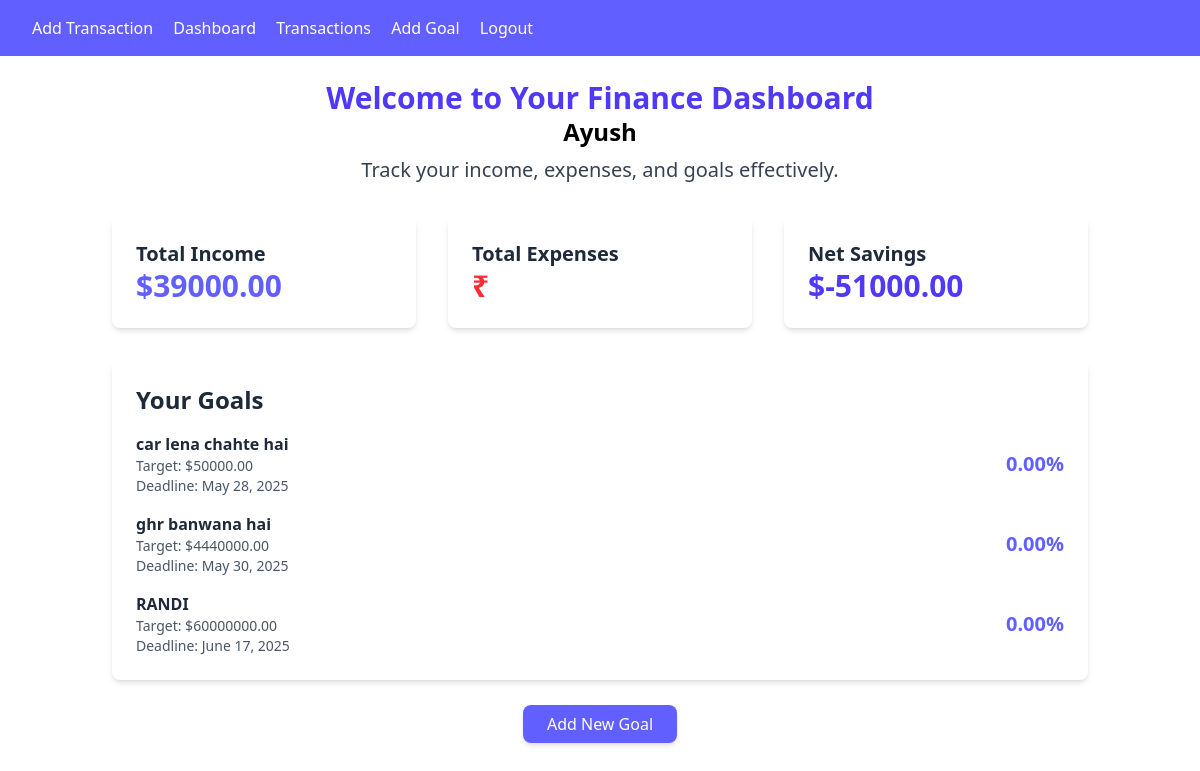
Page / (signed in) on the earlier database version.
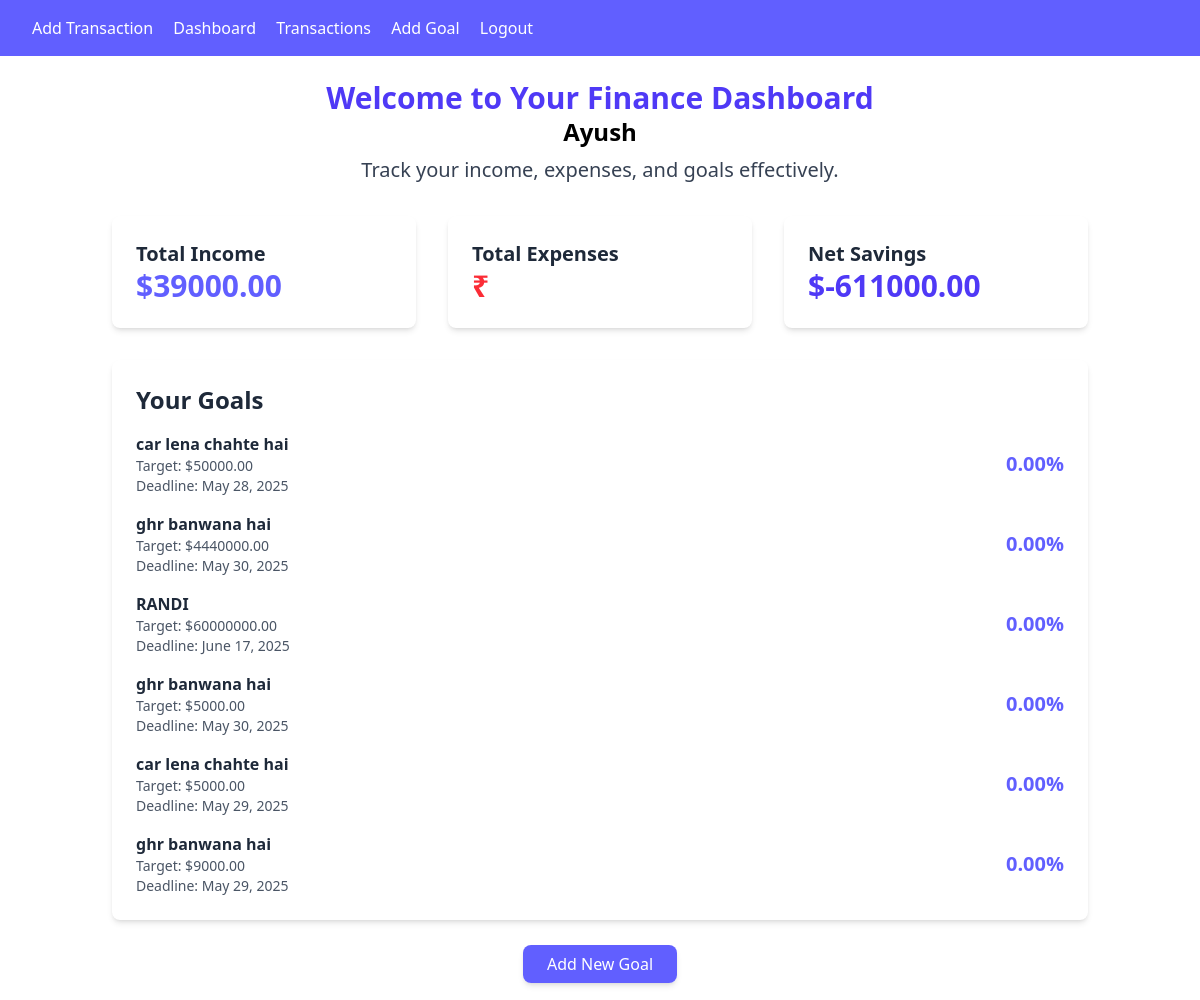
Same page on the later database version.
### finance/models.py (models this page shows, shortened)
class Goal(models.Model):
    user = models.ForeignKey(User, on_delete=models.CASCADE)
    name = models.CharField(max_length=100)
    target_amount = models.DecimalField(max_digits=10, decimal_places=2)
    deadline = models.DateField()

### finance/views.py (the view)
# urls.py: path('', DashboradView.as_view(), name="dashboard"),
class DashboradView(LoginRequiredMixin, View):
    def get(self, request, *args, **kwargs):
        transactions = Transaction.objects.filter(user=request.user)
        goal = Goal.objects.filter(user=request.user)
        total_income = Transaction.objects.filter(
            user=request.user, transaction_type='Income').aggregate(Sum('amount'))['amount__sum'] or 0
        total_expense = Transaction.objects.filter(
            user=request.user, transaction_type='Expense').aggregate(Sum('amount'))['amount__sum'] or 0
        net_savings = total_income - total_expense
        remaining_savings = net_savings
        goal_progress = []
        for goal in goal:
            if remaining_savings >= goal.target_amount:
                goal_progress.append({'goal': goal, 'progress': 100})
                remaining_savings = goal.target_amount
            elif remaining_savings > 0:
                progress = (remaining_savings/goal.target_amount)*100
                goal_progress.append({'goal': goal, 'progress': progress})
                remaining_savings = 0
            else:
                goal_progress.append({'goal': goal, 'progress': 0})
        context = {
            'transactions': transactions,
            'total_income': total_income,
            'total_expence': total_expense,
            'net_savings': net_savings,
            'goal_progress': goal_progress,
        }
        return render(request, 'finance/dashboard.html', context)

### finance/templates/finance/dashboard.html (shortened to what this page needs)
{% extends "finance/base.html" %}
{% block content %}
<div class="container mx-auto p-6">
  <div class="text-center mb-8">
    <h1 class="text-3xl font-bold text-indigo-600">Welcome to Your Finance Dashboard</h1>
    <h1 class="text-2xl font-bold">{{request.user|capfirst}}</h1>
    <p class="text-xl text-gray-700 mt-2">Track your income, expenses, and goals effectively.</p>
  </div>
  <div class="grid grid-cols-1 sm:grid-cols-2 lg:grid-cols-3 gap-8 mb-8">
    <div class="bg-white p-6 rounded-lg shadow-md">
      <h2 class="text-xl font-semibold text-gray-800">Total Income</h2>
      <p class="text-3xl font-bold text-indigo-500">${{ total_income|floatformat:2 }}</p>
    </div>
    <div class="bg-white p-6 rounded-lg shadow-md">
      <h2 class="text-xl font-semibold text-gray-800">Total Expenses</h2>
      <p class="text-3xl font-bold text-red-500">₹{{ total_expense|floatformat:2 }}</p>
    </div>
    <div class="bg-white p-6 rounded-lg shadow-md">
      <h2 class="text-xl font-semibold text-gray-800">Net Savings</h2>
      <p class="text-3xl font-bold text-indigo-600">${{ net_savings|floatformat:2 }}</p>
    </div>
  </div>
  <div class="bg-white p-6 rounded-lg shadow-md mb-8">
    <h2 class="text-2xl font-semibold text-gray-800 mb-4">Your Goals</h2>
    <ul class="space-y-4">
      {% for item in goal_progress %}
      <li class="flex justify-between items-center">
        <div class="text-gray-800">
          <p class="font-semibold">{{ item.goal.name }}</p>
          <p class="text-sm text-gray-600">Target: ${{ item.goal.target_amount|floatformat:2 }}</p>
          <p class="text-sm text-gray-600">Deadline: {{ item.goal.deadline }}</p>
        </div>
        <div class="text-right">
          <p class="text-xl font-bold text-indigo-500">{{ item.progress|floatformat:2 }}%</p>
        </div>
      </li>
      {% endfor %}
    </ul>
  </div>
  <div class="text-center">
    <a href="{% url 'goal_add' %}"
      class="bg-indigo-500 text-white px-6 py-2 rounded-lg shadow-md hover:bg-indigo-600 transition">Add New Goal</a>
  </div>
</div>
{% endblock content %}

### finance/templates/finance/base.html (shortened to what this page needs)
<!DOCTYPE html>
<html lang="en">
<head>
  <script src="https://cdn.jsdelivr.net/npm/@tailwindcss/browser@4"></script>
</head>
<body class content="" bg-gray-100>
  <nav class="bg-indigo-500 p-4 text-white">
    {% if user.is_authenticated %}
    <a href="{% url 'transaction_add' %}" class="mx-4">Add Transaction</a>
    <a href="{% url 'dashboard' %}">Dashboard</a>
    <a href="{% url 'transaction_list' %}" class="mx-4">Transactions</a>
    <a href="{% url 'goal_add' %}">Add Goal</a>
    <form id="logout-form" action="{% url 'logout' %}" method="POST" style="display: inline;">
      <a href="#" onclick="document.getElementById('logout-form').submit();" class="mx-4">Logout</a>
    </form>
    {% else %}
    <a href="{% url 'login' %}" class="ml-4">Login</a>
    <a href="{% url 'register' %}" class="ml-4">Register</a>
    {%endif%}
  </nav>
  {%block content%}{%endblock content%}
</body>
</html>

Differences in the rows shown:
added Goal: goal.name "ghr banwana hai", goal.target_amount "5000.00", goal.deadline "May 30, 2025", progress "0.00"
added Goal: goal.name "car lena chahte hai", goal.target_amount "5000.00", goal.deadline "May 29, 2025", progress "0.00"
added Goal: goal.name "ghr banwana hai", goal.target_amount "9000.00", goal.deadline "May 29, 2025", progress "0.00"
Other differences:
{{ net_savings|floatformat:2 }}: "-51000.00" → "-611000.00"
